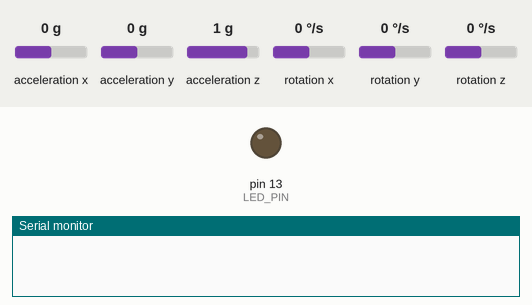
A sketch run on a simulated Arduino Uno, built with avr-gcc and run on an emulated ATmega328P. Parts: output pins drawn as LEDs (lit = HIGH), the last lines printed to the serial monitor. The test bench sets the inputs (shaded band); at power-on: acceleration x 0 g, acceleration y 0 g, acceleration z 1 g, rotation x 0 °/s, rotation y 0 °/s, rotation z 0 °/s.

Above: at 0.0 s.
At 5.34 s:
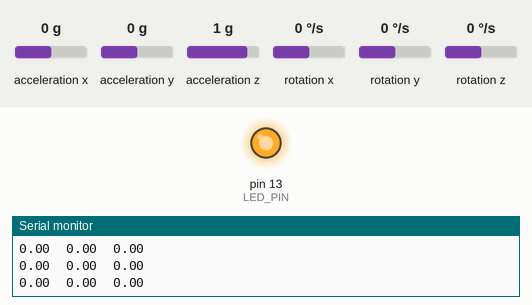
Timing chart, 0 to 40.0 s (numbered marks = the images above):
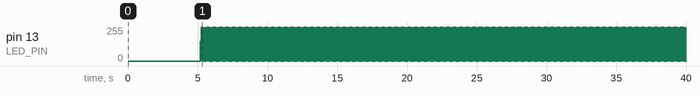

The sketch:

MPU6050_raw.ino
```cpp
// I2C device class (I2Cdev) demonstration Arduino sketch for MPU6050 class
// 10/7/2011 by Jeff Rowberg <jeff@rowberg.net>
// Updates should (hopefully) always be available at https://github.com/jrowberg/i2cdevlib
//
// Changelog:
//      2013-05-08 - added multiple output formats
//                 - added seamless Fastwire support
//      2011-10-07 - initial release

/* ============================================
I2Cdev device library code is placed under the MIT license
Copyright (c) 2011 Jeff Rowberg

Permission is hereby granted, free of charge, to any person obtaining a copy
of this software and associated documentation files (the "Software"), to deal
in the Software without restriction, including without limitation the rights
to use, copy, modify, merge, publish, distribute, sublicense, and/or sell
copies of the Software, and to permit persons to whom the Software is
furnished to do so, subject to the following conditions:

The above copyright notice and this permission notice shall be included in
all copies or substantial portions of the Software.

THE SOFTWARE IS PROVIDED "AS IS", WITHOUT WARRANTY OF ANY KIND, EXPRESS OR
IMPLIED, INCLUDING BUT NOT LIMITED TO THE WARRANTIES OF MERCHANTABILITY,
FITNESS FOR A PARTICULAR PURPOSE AND NONINFRINGEMENT. IN NO EVENT SHALL THE
AUTHORS OR COPYRIGHT HOLDERS BE LIABLE FOR ANY CLAIM, DAMAGES OR OTHER
LIABILITY, WHETHER IN AN ACTION OF CONTRACT, TORT OR OTHERWISE, ARISING FROM,
OUT OF OR IN CONNECTION WITH THE SOFTWARE OR THE USE OR OTHER DEALINGS IN
THE SOFTWARE.
===============================================
*/

// I2Cdev and MPU6050 must be installed as libraries, or else the .cpp/.h files
// for both classes must be in the include path of your project
#include "I2Cdev.h"
#include "MPU6050.h"

// Arduino Wire library is required if I2Cdev I2CDEV_ARDUINO_WIRE implementation
// is used in I2Cdev.h
#if I2CDEV_IMPLEMENTATION == I2CDEV_ARDUINO_WIRE
    #include "Wire.h"
#endif

// class default I2C address is 0x68
// specific I2C addresses may be passed as a parameter here
// AD0 low = 0x68 (default for InvenSense evaluation board)
// AD0 high = 0x69
MPU6050 accelgyro;
//MPU6050 accelgyro(0x69); // <-- use for AD0 high

int16_t ax, ay, az;
int16_t gx, gy, gz;

float roll, pitch, yaw;

float elapsedTime, currentTime, previousTime;

struct robot{
  // position
  float x;
  float y;
  float z;
  // velocity
  float vx;
  float vy;
  float vz;
  // acceleration
  float ax;
  float ay;
  float az;
};

robot bot;

//#define OUTPUT_READABLE_ROLL_PITCH_YAW
#define OUTPUT_READABLE_ROBOT_POSITION
//#define OUTPUT_READABLE_ROBOT_ACCELERATION

// uncomment "OUTPUT_READABLE_ACCELGYRO" if you want to see a tab-separated
// list of the accel X/Y/Z and then gyro X/Y/Z values in decimal. Easy to read,
// not so easy to parse, and slow(er) over UART.
// #define OUTPUT_READABLE_ACCELGYRO

// uncomment "OUTPUT_BINARY_ACCELGYRO" to send all 6 axes of data as 16-bit
// binary, one right after the other. This is very fast (as fast as possible
// without compression or data loss), and easy to parse, but impossible to read
// for a human.
//#define OUTPUT_BINARY_ACCELGYRO


#define LED_PIN 13
bool blinkState = false;

void setup() {
    // join I2C bus (I2Cdev library doesn't do this automatically)
    #if I2CDEV_IMPLEMENTATION == I2CDEV_ARDUINO_WIRE
        Wire.begin();
    #elif I2CDEV_IMPLEMENTATION == I2CDEV_BUILTIN_FASTWIRE
        Fastwire::setup(400, true);
    #endif

    // initialize serial communication
    // (38400 chosen because it works as well at 8MHz as it does at 16MHz, but
    // it's really up to you depending on your project)
    Serial.begin(9600);

    // initialize device
    Serial.println("Initializing I2C devices...");
    accelgyro.initialize();

    // verify connection
    Serial.println("Testing device connections...");
    Serial.println(accelgyro.testConnection() ? "MPU6050 connection successful" : "MPU6050 connection failed");

    // use the code below to change accel/gyro offset values

    Serial.println("Updating internal sensor offsets...");
    // 884,   -3459,    1446,      68,      87,      95
    Serial.print(accelgyro.getXAccelOffset()); Serial.print("\t");
    Serial.print(accelgyro.getYAccelOffset()); Serial.print("\t");
    Serial.print(accelgyro.getZAccelOffset()); Serial.print("\t");
    Serial.print(accelgyro.getXGyroOffset()); Serial.print("\t");
    Serial.print(accelgyro.getYGyroOffset()); Serial.print("\t");
    Serial.print(accelgyro.getZGyroOffset()); Serial.print("\t");
    Serial.print("\n");
    accelgyro.setXAccelOffset(884);
    accelgyro.setYAccelOffset(-3459);
    accelgyro.setZAccelOffset(1446);
    accelgyro.setXGyroOffset(68);
    accelgyro.setYGyroOffset(87);
    accelgyro.setZGyroOffset(95);
    Serial.print(accelgyro.getXAccelOffset()); Serial.print("\t");
    Serial.print(accelgyro.getYAccelOffset()); Serial.print("\t");
    Serial.print(accelgyro.getZAccelOffset()); Serial.print("\t");
    Serial.print(accelgyro.getXGyroOffset()); Serial.print("\t");
    Serial.print(accelgyro.getYGyroOffset()); Serial.print("\t");
    Serial.print(accelgyro.getZGyroOffset()); Serial.print("\t");
    Serial.print("\n");
    accelgyro.CalibrateAccel(6);
    accelgyro.CalibrateGyro(6);
    Serial.print(accelgyro.getXAccelOffset()); Serial.print("\t");
    Serial.print(accelgyro.getYAccelOffset()); Serial.print("\t");
    Serial.print(accelgyro.getZAccelOffset()); Serial.print("\t");
    Serial.print(accelgyro.getXGyroOffset()); Serial.print("\t");
    Serial.print(accelgyro.getYGyroOffset()); Serial.print("\t");
    Serial.print(accelgyro.getZGyroOffset()); Serial.print("\t");
    Serial.print("\n");

    delay(5000);

    // configure Arduino LED pin for output
    pinMode(LED_PIN, OUTPUT);
}

void loop() {
    // read raw accel/gyro measurements from device
    accelgyro.getMotion6(&ax, &ay, &az, &gx, &gy, &gz);

    // these methods (and a few others) are also available
    //accelgyro.getAcceleration(&ax, &ay, &az);
    //accelgyro.getRotation(&gx, &gy, &gz);

    // ax = ax / 16384.0 * 980.665; // for a 1g range divide by 16384.0 // 1g = 9.80665 m/s2 // multiply by 980.665 to get cm/s2
    // ay = ay / 16384.0 * 980.665;
    // az = ((az / 16384.0) - 1.0) * 980.665;
    // gx = gx / 131.0; // For a 250deg/s range we have to divide first the raw value by 131.0, according to the datasheet
    // gy = gy / 131.0;
    // gz = gz / 131.0;

    previousTime = currentTime;        // Previous time is stored before the actual time read
    currentTime = millis();            // Current time actual time read
    elapsedTime = (currentTime - previousTime) / 1000; // Divide by 1000 to get seconds

    // Currently the raw values are in degrees per seconds, deg/s, so we need to multiply by sendonds (s) to get the angle in degrees
    roll = roll + gx / 131.0 * elapsedTime;  // deg/s * s = deg
    pitch = pitch + gy / 131.0 * elapsedTime;
    yaw = yaw + gz / 131.0 * elapsedTime;

    // velocity is updates by average acelleration over elapsed time
    //if (abs(ax))

    /*
    bot.ax = ax / 16384.0 * 980.665;
    bot.ay = ay / 16384.0 * 980.665;;
    bot.az = ((az / 16384.0) - 1.0) * 980.665;

    if (abs(bot.ax * elapsedTime) > 0.01) { bot.vx += bot.ax * elapsedTime; }
    if (abs(bot.ay * elapsedTime) > 0.01) { bot.vy += bot.ay * elapsedTime; }
    if (abs(bot.az * elapsedTime) > 0.01) { bot.vz += bot.az * elapsedTime; }

    bot.x += bot.vx * elapsedTime;
    bot.y += bot.vy * elapsedTime;
    bot.z += bot.vz * elapsedTime;
    */

    float speed = 0.0;  // in cm/s
    float steering_angle = yaw * 3.141582 / 180.0;
    bot.x += cos(steering_angle) * speed * elapsedTime;
    bot.y += sin(steering_angle) * speed * elapsedTime;

    #ifdef OUTPUT_READABLE_ACCELGYRO
        // display tab-separated accel/gyro x/y/z values
        //Serial.print("a/g:\t");
        Serial.print(ax); Serial.print("\t");
        Serial.print(ay); Serial.print("\t");
        Serial.print(az); Serial.print("\t");
        Serial.print(gx); Serial.print("\t");
        Serial.print(gy); Serial.print("\t");
        Serial.println(gz);
    #endif

    #ifdef OUTPUT_READABLE_ROLL_PITCH_YAW
        Serial.print(roll); Serial.print("\t");
        Serial.print(pitch); Serial.print("\t");
        Serial.println(yaw);
    #endif

    #ifdef OUTPUT_READABLE_ROBOT_POSITION
      Serial.print(bot.x); Serial.print("\t");
      Serial.print(bot.y); Serial.print("\t");
      Serial.println(bot.z);
    #endif

    #ifdef OUTPUT_READABLE_ROBOT_ACCELERATION
      Serial.print(bot.ax * elapsedTime); Serial.print("\t");
      Serial.print(bot.ay * elapsedTime); Serial.print("\t");
      Serial.println(bot.az * elapsedTime);
    #endif

    #ifdef OUTPUT_BINARY_ACCELGYRO
        Serial.write((uint8_t)(ax >> 8)); Serial.write((uint8_t)(ax & 0xFF));
        Serial.write((uint8_t)(ay >> 8)); Serial.write((uint8_t)(ay & 0xFF));
        Serial.write((uint8_t)(az >> 8)); Serial.write((uint8_t)(az & 0xFF));
        Serial.write((uint8_t)(gx >> 8)); Serial.write((uint8_t)(gx & 0xFF));
        Serial.write((uint8_t)(gy >> 8)); Serial.write((uint8_t)(gy & 0xFF));
        Serial.write((uint8_t)(gz >> 8)); Serial.write((uint8_t)(gz & 0xFF));
    #endif

    // blink LED to indicate activity
    blinkState = !blinkState;
    digitalWrite(LED_PIN, blinkState);
}
```
